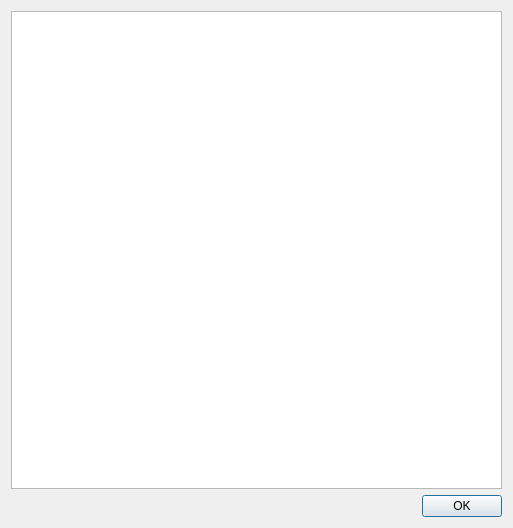
<?xml version="1.0" encoding="UTF-8"?>
<ui version="4.0">
 <class>IDlgMapTDBConfig</class>
 <widget class="QDialog" name="IDlgMapTDBConfig">
  <property name="geometry">
   <rect>
    <x>0</x>
    <y>0</y>
    <width>513</width>
    <height>528</height>
   </rect>
  </property>
  <property name="windowTitle">
   <string>Configure Garmin Map...</string>
  </property>
  <layout class="QVBoxLayout" name="verticalLayout">
   <item>
    <widget class="QTextEdit" name="textEdit">
     <property name="readOnly">
      <bool>true</bool>
     </property>
    </widget>
   </item>
   <item>
    <widget class="QDialogButtonBox" name="buttonBox">
     <property name="orientation">
      <enum>Qt::Horizontal</enum>
     </property>
     <property name="standardButtons">
      <set>QDialogButtonBox::Ok</set>
     </property>
    </widget>
   </item>
  </layout>
 </widget>
 <resources/>
 <connections>
  <connection>
   <sender>buttonBox</sender>
   <signal>accepted()</signal>
   <receiver>IDlgMapTDBConfig</receiver>
   <slot>accept()</slot>
   <hints>
    <hint type="sourcelabel">
     <x>248</x>
     <y>254</y>
    </hint>
    <hint type="destinationlabel">
     <x>157</x>
     <y>274</y>
    </hint>
   </hints>
  </connection>
  <connection>
   <sender>buttonBox</sender>
   <signal>rejected()</signal>
   <receiver>IDlgMapTDBConfig</receiver>
   <slot>reject()</slot>
   <hints>
    <hint type="sourcelabel">
     <x>316</x>
     <y>260</y>
    </hint>
    <hint type="destinationlabel">
     <x>286</x>
     <y>274</y>
    </hint>
   </hints>
  </connection>
 </connections>
</ui>
